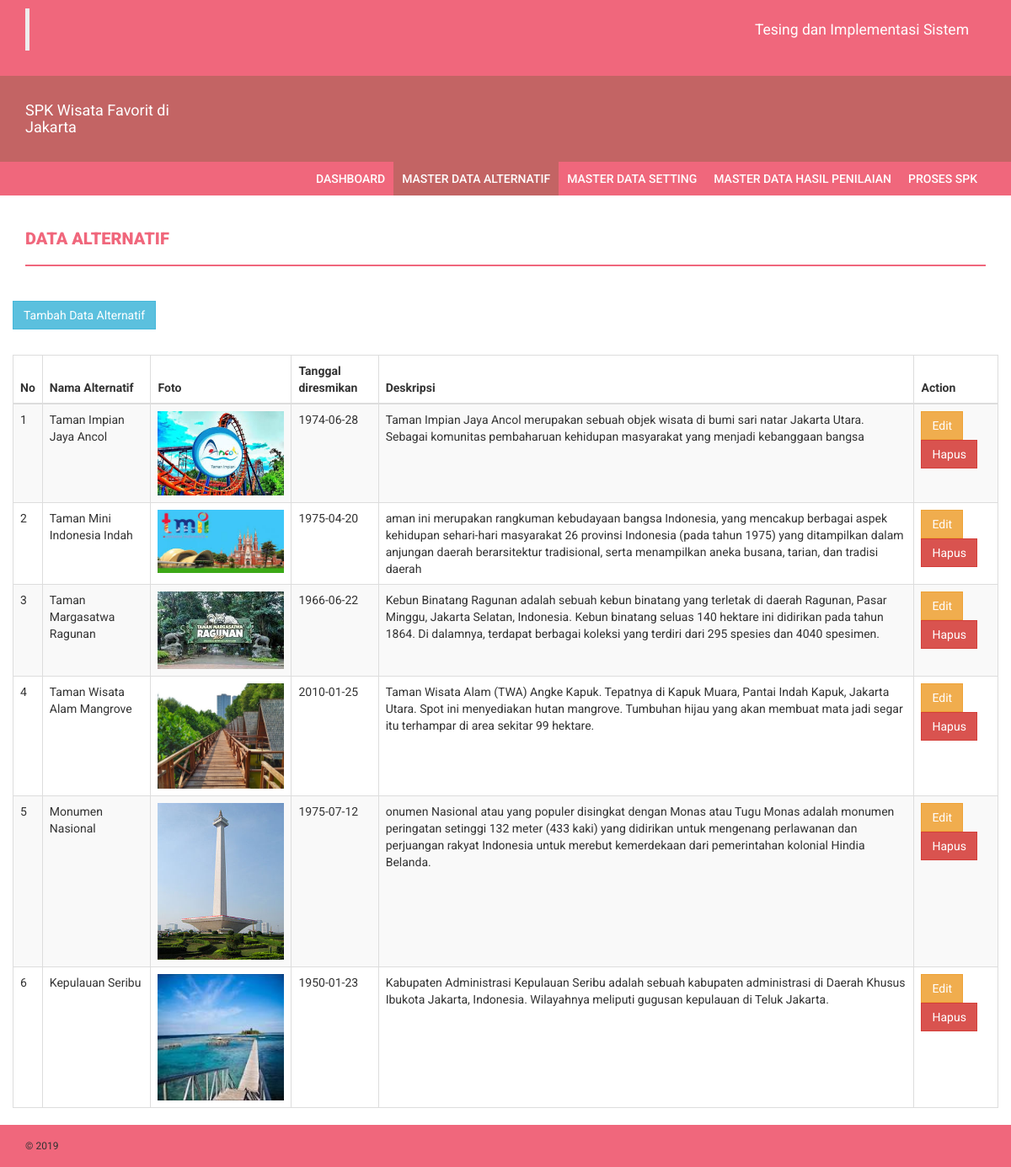
Page /alternatif_show.php (signed in) on the committed database.
### tables this page shows
CREATE TABLE `alternatif` (
  `id_alternatif` int(11) NOT NULL,
  `nama` varchar(64) DEFAULT NULL,
  `foto` varchar(64) DEFAULT NULL,
  `tgl_didirikan` date DEFAULT NULL,
  `deskripsi` varchar(500) DEFAULT NULL
);

### db/db_config.php (called while the page is built, shortened)
<?php
	class database extends PDO{
		protected $dsn = 'mysql:host=localhost;dbname=db_spk';
		protected $dsu = 'root';
		protected $dsp = '';
		private $cmd = '';
		function __construct(){
			try {
				$this->db = new PDO($this->dsn,$this->dsu,$this->dsp);
			} catch (PDOException $e) {
				echo $e->getMessage();
			}
		}
		function select($c,$t){
			$this->cmd = "select $c from $t";
			return $this;
		}
		function get(){
			$q = $this->db->prepare($this->cmd);
			$q->execute();
			return $q->fetchAll();
		}
	}
?>

### alternatif_show.php (the view, shortened to what this page needs)
<?php include 'partials/header.php';?>
    <div class="content">
        <div class="container">
            <div class="row">
                <div class="col-md-12">
                    <br>
                    <h4 class="page-head-line">Data Alternatif</h4>
                </div>
            </div>
            <div class="row">
                <div class="col-md-12">
                </div>
            </div>
            <div class="row">
                <div><a href="input_alternatif.php" class="btn btn-info">Tambah Data Alternatif</a></div>
                <br>
                <div class="table-responsive">
                    <table class="table table-striped table-bordered">
                        <thead>
                            <tr>
                                <th>No</th>
                                <th>Nama Alternatif</th>
                                <th>Foto</th>
                                <th>Tanggal diresmikan</th>
                                <th>Deskripsi</th>
                                <th>Action</th>
                            </tr>
                        </thead>
                        <tbody>
                            <?php $no=1; foreach($db->select('*','alternatif')->get() as $data): ?>
                            <tr>
                                <td><?= $no;?></td>
                                <td><?= $data['nama']?></td>
                                <td><img src="assets/foto_alternatif/<?= $data['foto']?>" width="150px"></td>
                                <td><?= $data['tgl_didirikan']?></td>
                                <td><?= $data['deskripsi']?></td>
                                <td>
                                    <a class="btn btn-warning" href="edit_alternatif.php?id=<?php echo $data[0]?>">Edit</a>
                                    <a onclick="return confirm('Anda yakin ingin menghapus data ?')" class="btn btn-danger" href="model/do_delete_alternatif.php?id=<?php echo $data[0]?>">Hapus</a>
                                </td>
                            </tr>
                            <?php $no++; endforeach; ?>
                        </tbody>
                    </table>
                </div>
            </div>
        </div>
    </div>
<?php include 'partials/footer.php'; ?>

### partials/header.php (shortened to what this page needs)
<?php
    include 'db/db_config.php';
?>
<!DOCTYPE html>
<html xmlns="http://www.w3.org/1999/xhtml">
<head>
    <link href="assets/css/bootstrap.min.css" rel="stylesheet" />
    <link href="assets/css/font-awesome.css" rel="stylesheet" />
    <link href="assets/css/style.css" rel="stylesheet" />
</head>
<body>
    <header>
        <div class="container">
            <div class="row">
                <div class="col-md-12">
                    <blockquote>
                      <p>Tesing dan Implementasi Sistem</p>
                    </blockquote>
                </div>
            </div>
        </div>
    </header>
    <div class="navbar navbar-inverse set-radius-zero">
        <div class="container">
            <div class="navbar-header">
                <a class="navbar-brand" href="index.html" style="color:white">
                    SPK Wisata Favorit di Jakarta
                </a>
            </div>
            <div class="left-div">
                <div class="user-settings-wrapper">
                    <ul class="nav">
                    </ul>
                </div>
            </div>
        </div>
    </div>
    <section class="menu-section">
        <div class="container">
            <div class="row">
                <div class="col-md-12">
                    <div class="navbar-collapse collapse ">
                        <ul id="menu-top" class="nav navbar-nav navbar-right">
                            <li><a href="index.php" id="home">Dashboard</a></li>
                             <li><a href="alternatif_show.php" id="ck">Master Data Alternatif</a></li>
                            <li><a href="kriteria_show.php" id="ds">Master Data Setting</a></li>
                            <li><a href="tpa_show.php" id="ck">Master Data Hasil Penilaian</a></li>
                           <li><a href="proses_spk.php" id="proses">Proses SPK</a></li>
                        </ul>
                    </div>
                </div>
            </div>
        </div>
    </section>

### partials/footer.php (shortened to what this page needs)
<footer>
        <div class="container">
            <div class="row">
                <div class="col-md-12">
                    &copy; 2019
                </div>
            </div>
        </div>
    </footer>
</body>
</html>

### assets/css/style.css (style rules this page uses)
body { font-family: 'Roboto', sans-serif; line-height: 30px; }
.set-radius-zero { border-radius: 0px; -moz-border-radius: 0px; -webkit-border-radius: 0px; }
.page-head-line { font-weight: 900; padding-bottom: 20px; border-bottom: 2px solid #F0677C; text-transform: uppercase; color: #F0677C; font-size: 20px; margin-bottom: 40px; }
.btn { border-radius: 0px; -webkit-border-radius: 0px; -moz-border-radius: 0px; }
header { background-color: #F0677C; color: #fff; padding: 10px; text-align: right; }
.left-div { padding-left: 30px; margin-top: 40px; margin-bottom: 30px; }
.navbar-brand { width: 250px; padding-top: 30px; }
.user-settings-wrapper { margin-top: 10px; }
.menu-section { background-color: #F0677C; }
#menu-top a { color: #fff; text-decoration: none; font-weight: 500; padding: 10px 10px 10px 10px; text-transform: uppercase; }
.menu-top-active { background-color: #C36464; }
.navbar-inverse { background-color: #C36464; border-color: transparent; }
.navbar { margin-bottom: 0px; }
footer { padding: 10px; color: #f; font-size: 12px; background-color: #F0677C }

### rows in the picture
alternatif: nama "Taman Impian Jaya Ancol", foto (picture), tgl_didirikan "1974-06-28", deskripsi "Taman Impian Jaya Ancol merupakan sebuah objek wisata di bumi sari natar Jakarta Utara. Sebagai komunitas pembaharuan kehidupan masyarakat yang menjadi kebanggaan bangsa"
alternatif: nama "Taman Mini Indonesia Indah", foto (picture), tgl_didirikan "1975-04-20", deskripsi "aman ini merupakan rangkuman kebudayaan bangsa Indonesia, yang mencakup berbagai aspek kehidupan sehari-hari masyarakat 26 provinsi Indonesia (pada tahun 1975) yang ditampilkan dalam anjungan daerah berarsitektur tradisional, serta menampilkan aneka busana, tarian, dan tradisi daerah"
alternatif: nama "Taman Margasatwa Ragunan", foto (picture), tgl_didirikan "1966-06-22", deskripsi "Kebun Binatang Ragunan adalah sebuah kebun binatang yang terletak di daerah Ragunan, Pasar Minggu, Jakarta Selatan, Indonesia. Kebun binatang seluas 140 hektare ini didirikan pada tahun 1864. Di dalamnya, terdapat berbagai koleksi yang terdiri dari 295 spesies dan 4040 spesimen."
alternatif: nama "Taman Wisata Alam Mangrove", foto (picture), tgl_didirikan "2010-01-25", deskripsi "Taman Wisata Alam (TWA) Angke Kapuk. Tepatnya di Kapuk Muara, Pantai Indah Kapuk, Jakarta Utara. Spot ini menyediakan hutan mangrove. Tumbuhan hijau yang akan membuat mata jadi segar itu terhampar di area sekitar 99 hektare."
alternatif: nama "Monumen Nasional", foto (picture), tgl_didirikan "1975-07-12", deskripsi "onumen Nasional atau yang populer disingkat dengan Monas atau Tugu Monas adalah monumen peringatan setinggi 132 meter (433 kaki) yang didirikan untuk mengenang perlawanan dan perjuangan rakyat Indonesia untuk merebut kemerdekaan dari pemerintahan kolonial Hindia Belanda."
alternatif: nama "Kepulauan Seribu", foto (picture), tgl_didirikan "1950-01-23", deskripsi "Kabupaten Administrasi Kepulauan Seribu adalah sebuah kabupaten administrasi di Daerah Khusus Ibukota Jakarta, Indonesia. Wilayahnya meliputi gugusan kepulauan di Teluk Jakarta."
